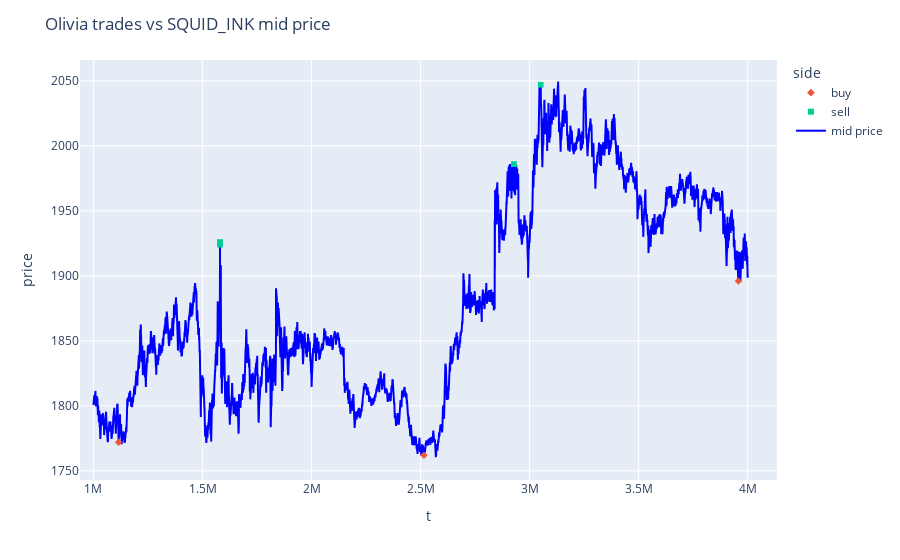

Notebook code cell kept with this figure:
### Code cell
plot_trader_vs_mid('Olivia', 'SQUID_INK')

### Figure 1 — Plotly figure (JSON) as saved in the notebook; plotly's stock layout.template omitted (floating-point values rounded to 4 significant figures; data arrays with more than 128 entries replaced by an {"elided": "..."} marker saying what was removed)
{"data": [{"customdata": [[15.0], [15.0], [15.0]], "hovertemplate": "side=buy<br>t=%{x}<br>price=%{y}<br>quantity=%{customdata[0]}<extra></extra>", "legendgroup": "buy", "marker": {"color": "#EF553B", "symbol": "diamond"}, "mode": "markers", "name": "buy", "showlegend": true, "type": "scattergl", "x": [1115200, 2515300, 3957500], "xaxis": "x", "y": [1772.0, 1762.0, 1896.0], "yaxis": "y"}, {"customdata": [[1.0], [14.0], [15.0], [15.0]], "hovertemplate": "side=sell<br>t=%{x}<br>price=%{y}<br>quantity=%{customdata[0]}<extra></extra>", "legendgroup": "sell", "marker": {"color": "#00cc96", "symbol": "square"}, "mode": "markers", "name": "sell", "showlegend": true, "type": "scattergl", "x": [1580200, 1580200, 2928000, 3051100], "xaxis": "x", "y": [1926.0, 1924.0, 1986.0, 2047.0], "yaxis": "y"}, {"line": {"color": "blue", "width": 2}, "mode": "lines", "name": "mid price", "type": "scatter", "x": {"elided": "30001 int values"}, "y": {"elided": "30001 float values"}}], "layout": {"legend": {"title": {"text": "side"}, "tracegroupgap": 0}, "margin": {"t": 60}, "title": {"text": "Olivia trades vs SQUID_INK mid price"}, "xaxis": {"anchor": "y", "domain": [0, 1], "title": {"text": "t"}}, "yaxis": {"anchor": "x", "domain": [0, 1], "title": {"text": "price"}}}}
